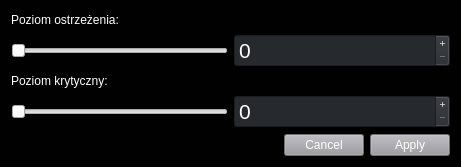
<?xml version="1.0" encoding="UTF-8"?>
<ui version="4.0">
 <class>alarms_window</class>
 <widget class="QWidget" name="alarms_window">
  <property name="geometry">
   <rect>
    <x>0</x>
    <y>0</y>
    <width>461</width>
    <height>167</height>
   </rect>
  </property>
  <property name="windowTitle">
   <string>Alarm</string>
  </property>
  <property name="styleSheet">
   <string notr="true">#alarms_window {
background: #010101;
}


QSpinBox{
background: #26292e;
color: #ffffff
}

QPushButton{
background: #9b9a9f;
color: white;

}

QPushButton:hover {
                         background-color: #b5b5b5;  
                     }
                         QPushButton:pressed {
                         background-color: #808080;  
                         }

QLabel{
color: #ffffff;
}</string>
  </property>
  <layout class="QGridLayout" name="gridLayout">
   <item row="0" column="0">
    <widget class="QLabel" name="label">
     <property name="text">
      <string>Poziom ostrzeżenia:</string>
     </property>
    </widget>
   </item>
   <item row="4" column="1">
    <widget class="QDialogButtonBox" name="buttonBox">
     <property name="sizePolicy">
      <sizepolicy hsizetype="Preferred" vsizetype="Fixed">
       <horstretch>0</horstretch>
       <verstretch>0</verstretch>
      </sizepolicy>
     </property>
     <property name="minimumSize">
      <size>
       <width>0</width>
       <height>0</height>
      </size>
     </property>
     <property name="font">
      <font>
       <pointsize>11</pointsize>
      </font>
     </property>
     <property name="orientation">
      <enum>Qt::Horizontal</enum>
     </property>
     <property name="standardButtons">
      <set>QDialogButtonBox::Apply|QDialogButtonBox::Cancel</set>
     </property>
     <property name="centerButtons">
      <bool>false</bool>
     </property>
    </widget>
   </item>
   <item row="1" column="0">
    <widget class="QSlider" name="horizontalSlider_2">
     <property name="orientation">
      <enum>Qt::Horizontal</enum>
     </property>
    </widget>
   </item>
   <item row="3" column="0">
    <widget class="QSlider" name="horizontalSlider">
     <property name="orientation">
      <enum>Qt::Horizontal</enum>
     </property>
     <property name="tickPosition">
      <enum>QSlider::NoTicks</enum>
     </property>
    </widget>
   </item>
   <item row="1" column="1">
    <widget class="QSpinBox" name="spinBox_2">
     <property name="font">
      <font>
       <pointsize>16</pointsize>
      </font>
     </property>
     <property name="buttonSymbols">
      <enum>QAbstractSpinBox::PlusMinus</enum>
     </property>
    </widget>
   </item>
   <item row="3" column="1">
    <widget class="QSpinBox" name="spinBox">
     <property name="font">
      <font>
       <pointsize>16</pointsize>
      </font>
     </property>
     <property name="buttonSymbols">
      <enum>QAbstractSpinBox::PlusMinus</enum>
     </property>
     <property name="stepType">
      <enum>QAbstractSpinBox::DefaultStepType</enum>
     </property>
    </widget>
   </item>
   <item row="2" column="0">
    <widget class="QLabel" name="label_2">
     <property name="text">
      <string>Poziom krytyczny:</string>
     </property>
    </widget>
   </item>
  </layout>
 </widget>
 <resources/>
 <connections/>
</ui>
